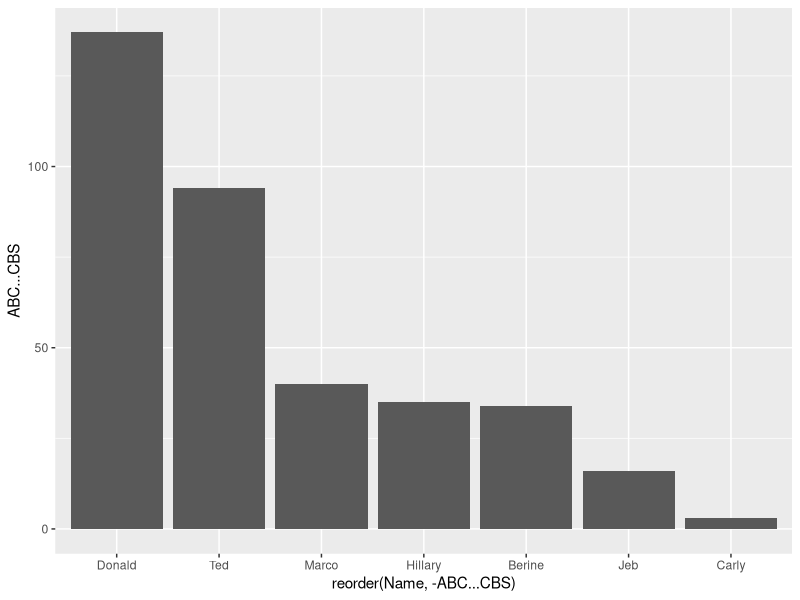

R code for this plot:
library(ggplot2)

#create vectors to fill dataframe

Name <- c("Jeb", "Donald", "Ted", "Marco", "Carly", "Hillary", "Berine")

ABC <- c(4, 62, 51, 21, 2, 14, 15)

CBS  <- c(12, 75, 43, 19, 1, 21, 19) 

# fill df with vectors

df <- data.frame(Name, ABC, CBS, ABC+CBS)
df <- df[order(-df$ABC...CBS), ]


ggplot(df, aes(x = reorder(Name, -ABC...CBS), y = ABC...CBS)) +
  geom_col() 
  
